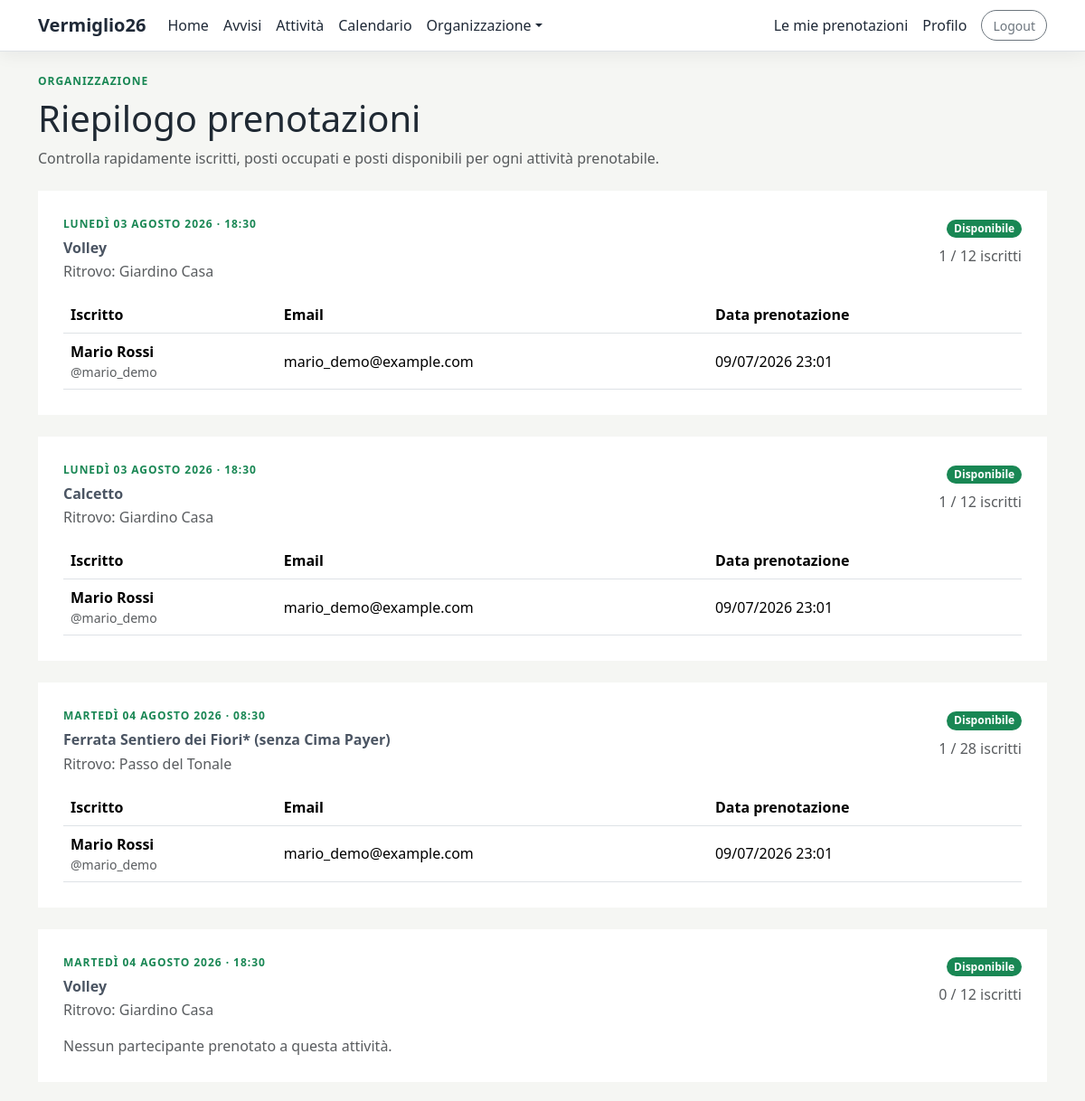
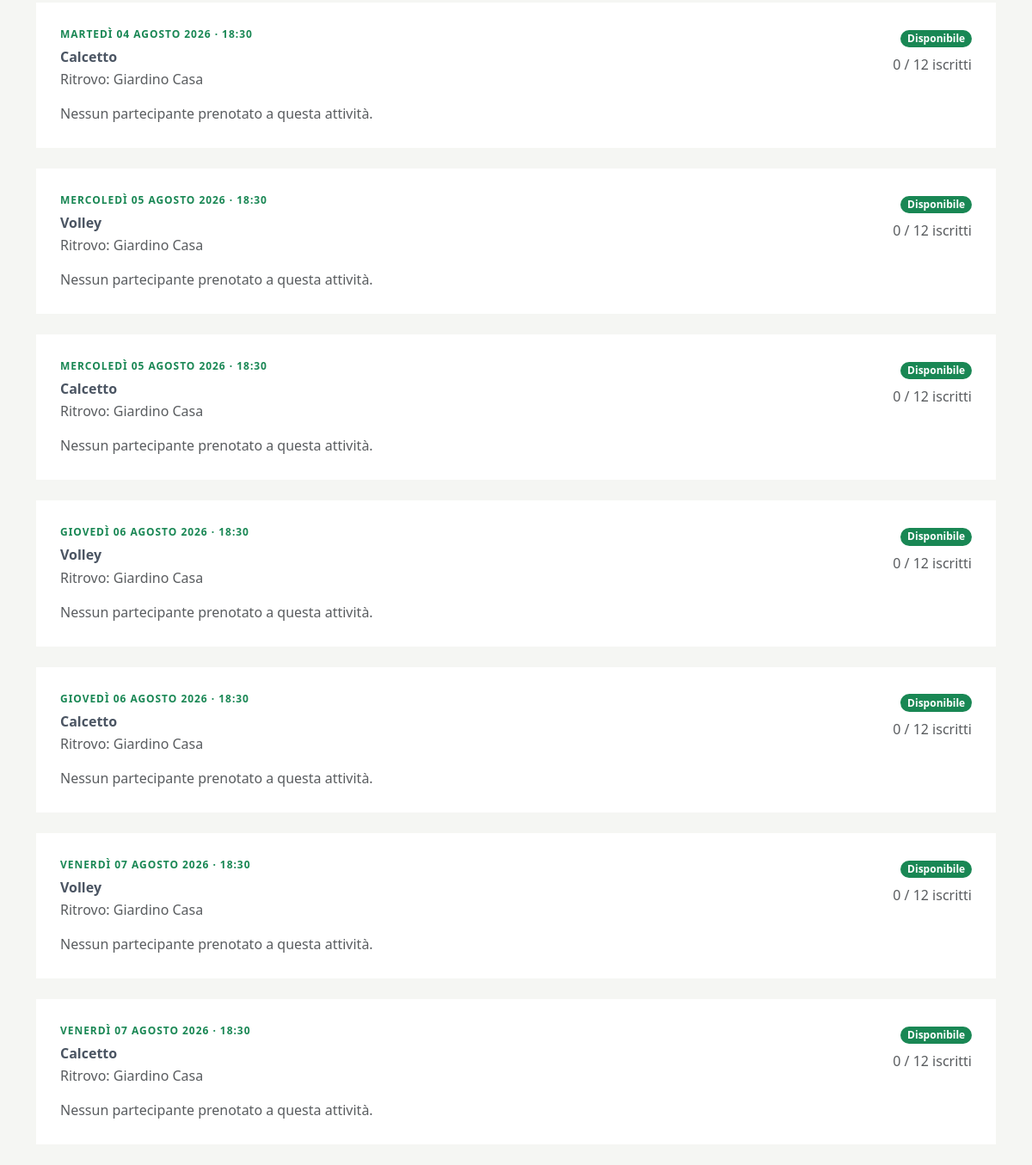
/accounts/bookings-overview/ (signed in), run on the app's committed database (2 pictures, top to bottom).
### activities/models.py (models this page shows, shortened)
class Activity(models.Model):
    title = models.CharField(max_length=200)
    category = models.ForeignKey(
        Category,
        on_delete=models.SET_NULL,
        null=True,
        blank=True,
        related_name="activities"
    )
    description = models.TextField(blank=True)
    image = models.ImageField(
        upload_to="activities/",
        blank=True,
        null=True,
        verbose_name="Immagine"
    )
    date = models.DateField()
    start_time = models.TimeField()
    end_time = models.TimeField(blank=True, null=True)
    meeting_place = models.CharField(max_length=200)
    max_participants = models.PositiveIntegerField(
        blank=True,
        null=True,
        verbose_name="Numero massimo partecipanti"
    )
    price = models.DecimalField(
        max_digits=7,
        decimal_places=2,
        blank=True,
        null=True,
        validators=[
            MinValueValidator(Decimal("0.00"))
        ],
        verbose_name="Prezzo"
    )
    what_to_bring = models.TextField(blank=True)
    requires_booking = models.BooleanField(
        default=True,
        verbose_name="Richiede prenotazione"
    )
    created_by = models.ForeignKey(
        settings.AUTH_USER_MODEL,
        on_delete=models.CASCADE,
        related_name="created_activities"
    )
    created_at = models.DateTimeField(auto_now_add=True)
    updated_at = models.DateTimeField(auto_now=True)
    class Meta:
        verbose_name_plural = "Activities"
    @property
    def booked_count(self):
        return self.bookings.count()
    @property
    def available_spots(self):
        if not self.requires_booking:
            return None
        if self.max_participants is None:
            return None
        return self.max_participants - self.booked_count
    @property
    def is_full(self):
        if not self.requires_booking:
            return False
        if self.available_spots is None:
            return False
        return self.available_spots <= 0
    @property
    def is_almost_full(self):
        if not self.requires_booking:
            return False
        if self.available_spots is None:
            return False
        return not self.is_full and self.available_spots <= 3

class Booking(models.Model):
    user = models.ForeignKey(
        settings.AUTH_USER_MODEL,
        on_delete=models.CASCADE,
        related_name="bookings"
    )
    activity = models.ForeignKey(
        Activity,
        on_delete=models.CASCADE,
        related_name="bookings"
    )
    created_at = models.DateTimeField(auto_now_add=True)
    class Meta:
        unique_together = ("user", "activity")
        ordering = ["-created_at"]

### accounts/views.py (the view)
# urls.py: path("bookings-overview/", views.bookings_overview, name="bookings_overview"),
@login_required
def bookings_overview(request):
    if not request.user.is_staff:
        messages.error(request, "Non hai il permesso per vedere il riepilogo prenotazioni.")
        return redirect("accounts:home")
    activities = Activity.objects.filter(
        requires_booking=True
    ).prefetch_related(
        "bookings__user"
    ).order_by(
        "date",
        "start_time"
    )
    context = {
        "activities": activities
    }
    return render(request, "accounts/bookings_overview.html", context)

### accounts/context_processors.py (called while the page is built)
def registration_only_mode(request):
    return {
        "registration_only_mode": getattr(settings, "REGISTRATION_ONLY_MODE", False)
    }

### templates/accounts/bookings_overview.html (shortened to what this page needs)
{% extends "base.html" %}
{% block content %}
    <div class="mb-4">
        <div class="section-label">
            Organizzazione
        </div>
        <h1 class="page-title mb-2">
            Riepilogo prenotazioni
        </h1>
        <p class="text-muted mb-0">
            Controlla rapidamente iscritti, posti occupati e posti disponibili per ogni attività prenotabile.
        </p>
    </div>
    {% if activities %}
        <div class="vstack gap-4">
            {% for activity in activities %}
                <div class="clean-card">
                    <div class="card-body">
                        <div class="d-flex justify-content-between align-items-start flex-wrap gap-3 mb-3">
                            <div>
                                <div class="section-label">
                                    {{ activity.date|date:"l d F Y" }} · {{ activity.start_time|time:"H:i" }}
                                </div>
                                <h2 class="home-card-title mb-1">
                                    {{ activity.title }}
                                </h2>
                                <p class="text-muted mb-0">
                                    Ritrovo: {{ activity.meeting_place }}
                                </p>
                            </div>
                            <div class="text-end">
                                {% if activity.is_full %}
                                    <span class="badge text-bg-danger">
                                        Completa
                                    </span>
                                {% elif activity.is_almost_full %}
                                    <span class="badge text-bg-warning">
                                        Quasi piena
                                    </span>
                                {% else %}
                                    <span class="badge text-bg-success">
                                        Disponibile
                                    </span>
                                {% endif %}
                                <p class="text-muted mb-0 mt-2">
                                    {{ activity.booked_count }} / {{ activity.max_participants }} iscritti
                                </p>
                            </div>
                        </div>
                        {% if activity.bookings.all %}
                            <div class="table-responsive">
                                <table class="table align-middle mb-0">
                                    <thead>
                                        <tr>
                                            <th>Iscritto</th>
                                            <th>Email</th>
                                            <th>Data prenotazione</th>
                                        </tr>
                                    </thead>
                                    <tbody>
                                        {% for booking in activity.bookings.all %}
                                            <tr>
                                                <td>
                                                    <strong>
                                                        {% if booking.user.first_name or booking.user.last_name %}
                                                            {{ booking.user.first_name }} {{ booking.user.last_name }}
                                                        {% else %}
                                                            {{ booking.user.username }}
                                                        {% endif %}
                                                    </strong>
                                                    <div class="text-muted small">
                                                        @{{ booking.user.username }}
                                                    </div>
                                                </td>
                                                <td>
                                                    {% if booking.user.email %}
                                                        {{ booking.user.email }}
                                                    {% else %}
                                                        <span class="text-muted">
                                                            Non indicata
                                                        </span>
                                                    {% endif %}
                                                </td>
                                                <td>
                                                    {{ booking.created_at|date:"d/m/Y H:i" }}
                                                </td>
                                            </tr>
                                        {% endfor %}
                                    </tbody>
                                </table>
                            </div>
                        {% else %}
                            <p class="text-muted mb-0">
                                Nessun partecipante prenotato a questa attività.
                            </p>
                        {% endif %}
                    </div>
                </div>
            {% endfor %}
        </div>
    {% endif %}
{% endblock %}

### static/css/style.css (style rules this page uses)
body { background-color: #f5f6f3; color: #1f2933; }
.badge { border-radius: 999px; }
.table { margin-bottom: 0; }
.clean-card { background-color: #ffffff; }
.clean-card .card-body { padding: 28px; }
.section-label { color: #198754; font-weight: 700; font-size: 0.75rem; letter-spacing: 0.08em; text-transform: uppercase; margin-bottom: 8px; }
.home-card-title { font-size: 1rem; font-weight: 700; color: #4b5563; margin-bottom: 18px; }

### data on the page
Activity: date "LUNEDÌ 03 AGOSTO 2026", start_time "18:30", title "Volley", meeting_place "Giardino Casa", requires_booking "Disponibile", booked_count "1", max_participants "12"
Booking: user.first_name "Mario", user.last_name "Rossi", user.username "mario_demo", user.email "mario_demo@example.com", created_at "09/07/2026 23:01"
Activity: date "LUNEDÌ 03 AGOSTO 2026", start_time "18:30", title "Calcetto", meeting_place "Giardino Casa", requires_booking "Disponibile", booked_count "1", max_participants "12"
Booking: user.first_name "Mario", user.last_name "Rossi", user.username "mario_demo", user.email "mario_demo@example.com", created_at "09/07/2026 23:01"
Activity: date "MARTEDÌ 04 AGOSTO 2026", start_time "08:30", title "Ferrata Sentiero dei Fiori* (senza Cima Payer)", meeting_place "Passo del Tonale", requires_booking "Disponibile", booked_count "1", max_participants "28"
Booking: user.first_name "Mario", user.last_name "Rossi", user.username "mario_demo", user.email "mario_demo@example.com", created_at "09/07/2026 23:01"
Activity: date "MARTEDÌ 04 AGOSTO 2026", start_time "18:30", title "Volley", meeting_place "Giardino Casa", requires_booking "Disponibile", booked_count "0", max_participants "12", shows "Nessun partecipante prenotato a questa attività."
Activity: date "MARTEDÌ 04 AGOSTO 2026", start_time "18:30", title "Calcetto", meeting_place "Giardino Casa", requires_booking "Disponibile", booked_count "0", max_participants "12", shows "Nessun partecipante prenotato a questa attività."
Activity: date "MERCOLEDÌ 05 AGOSTO 2026", start_time "18:30", title "Volley", meeting_place "Giardino Casa", requires_booking "Disponibile", booked_count "0", max_participants "12", shows "Nessun partecipante prenotato a questa attività."
Activity: date "MERCOLEDÌ 05 AGOSTO 2026", start_time "18:30", title "Calcetto", meeting_place "Giardino Casa", requires_booking "Disponibile", booked_count "0", max_participants "12", shows "Nessun partecipante prenotato a questa attività."
Activity: date "GIOVEDÌ 06 AGOSTO 2026", start_time "18:30", title "Volley", meeting_place "Giardino Casa", requires_booking "Disponibile", booked_count "0", max_participants "12", shows "Nessun partecipante prenotato a questa attività."
Activity: date "GIOVEDÌ 06 AGOSTO 2026", start_time "18:30", title "Calcetto", meeting_place "Giardino Casa", requires_booking "Disponibile", booked_count "0", max_participants "12", shows "Nessun partecipante prenotato a questa attività."
Activity: date "VENERDÌ 07 AGOSTO 2026", start_time "18:30", title "Volley", meeting_place "Giardino Casa", requires_booking "Disponibile", booked_count "0", max_participants "12", shows "Nessun partecipante prenotato a questa attività."
Activity: date "VENERDÌ 07 AGOSTO 2026", start_time "18:30", title "Calcetto", meeting_place "Giardino Casa", requires_booking "Disponibile", booked_count "0", max_participants "12", shows "Nessun partecipante prenotato a questa attività."
